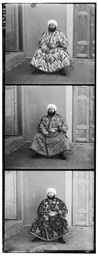
#> input picture images/alignment/emir.jpg, 98 x 256 px, shrunk from 500 x 1300 before the run, given in place of image1.jpg, which was not available
$ python 48_Image_Alignment_using_ECC_Euclidean.py
#> lines starting #> are read from the running program, lines starting #| are printed output that depends on the picture; pictures that were not available may be replaced by others from this repository, and a replacement may not be noted
"""
Image alignment using Enhanced Correlation Coefficient (ECC) Maximization

Original url:
https://www.learnopencv.com/image-alignment-ecc-in-opencv-c-python/

Motion models:
    - Translation
    - Euclidean
    - Affine
    - Homography

cv2.findTransformECC():
    - Read the images.
    - Convert them to grayscale.
    - Pick a motion model you want to estimate.
    - Allocate space (warp_matrix) to store the motion model.
    - Define a termination criteria that tells the algorithm when to stop.
    - Estimate the warp matrix using findTransformECC.
    - Apply the warp matrix to one of the images to align it with the other image.

"""

# Import the packages
import cv2
import numpy as np


if __name__ == '__main__':

    # Read the images to be aligned
    im1 = cv2.imread("images/alignment/image1.jpg")
#> im1 is the input picture: shape (256, 98, 3); min 0, max 255, mean 136.3
    im2 = cv2.imread("images/alignment/image2.jpg")
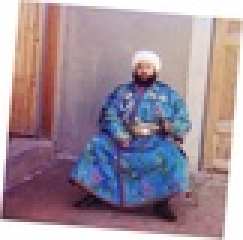
#> input picture images/alignment/image2.jpg, 81 x 80 px, shrunk from 412 x 407 before the run (shown 3 times larger)
#> im2 is the input picture: shape (80, 81, 3); mean B, G, R 153.1, 142.2, 160.2

    # Convert images to grayscale
    im1_gray = cv2.cvtColor(im1, cv2.COLOR_BGR2GRAY)
    im2_gray = cv2.cvtColor(im2, cv2.COLOR_BGR2GRAY)
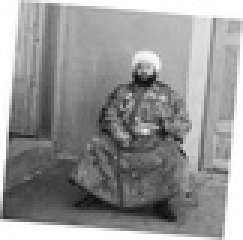
#> im2_gray: shape (80, 81) (shown 3 times larger); min 14, max 255, mean 148.8

    # Find size of image1
    sz = im1.shape
#> sz = (256, 98, 3)

    # Define the motion model
    warp_mode = cv2.MOTION_EUCLIDEAN

    # Define 2x3 or 3x3 matrices and initialize the matrix to identity
    if warp_mode == cv2.MOTION_HOMOGRAPHY:
        warp_matrix = np.eye(3, 3, dtype=np.float32)
    else:
        warp_matrix = np.eye(2, 3, dtype=np.float32)

    # Specify the number of iterations.
    number_of_iterations = 5000

    # Specify the threshold of the increment
    # in the correlation coefficient between two iterations
    termination_eps = 1e-10

    # Define termination criteria
    criteria = (cv2.TERM_CRITERIA_EPS | cv2.TERM_CRITERIA_COUNT,
                number_of_iterations,  termination_eps)

    # Run the ECC algorithm. The results are stored in warp_matrix.
    (cc, warp_matrix) = cv2.findTransformECC(
        im1_gray, im2_gray, warp_matrix, warp_mode, criteria, inputMask=None, gaussFiltSize=5)
#> cc = 0.508; warp_matrix = [[0.995, -0.0967, 5.99], [0.0967, 0.995, -14.34]]

    if warp_mode == cv2.MOTION_HOMOGRAPHY:
        # Use warpPerspective for Homography
        im2_aligned = cv2.warpPerspective(
            im2, warp_matrix, (sz[1], sz[0]), flags=cv2.INTER_LINEAR + cv2.WARP_INVERSE_MAP)
    else:
        # Use warpAffine for Translation, Euclidean and Affine
        im2_aligned = cv2.warpAffine(
            im2, warp_matrix, (sz[1], sz[0]), flags=cv2.INTER_LINEAR + cv2.WARP_INVERSE_MAP)
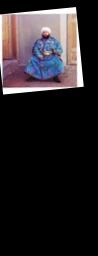
#> im2_aligned: shape (256, 98, 3); mean B, G, R 38.4, 35.6, 40.2

    # Show the image
    cv2.imshow("Image 1", im1)
    cv2.imshow("Image 2", im2)
    cv2.imshow("Aligned Image 2", im2_aligned)

    # Wait until a key pressed
    cv2.waitKey(0)

    # Destroy all the windows opened before
    cv2.destroyAllWindows()
